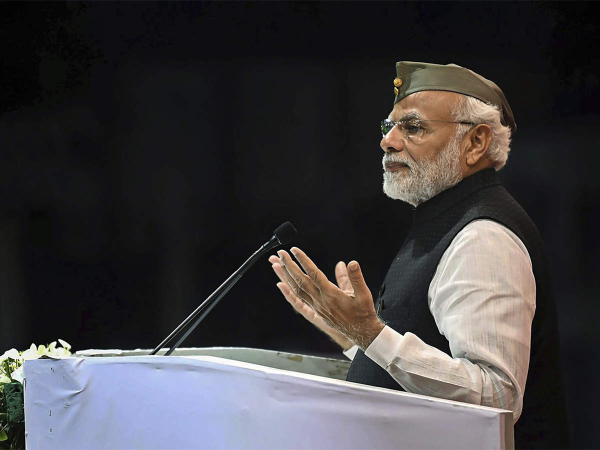
#> input picture img_library/mr.modi.jpg, 1200 x 900 px (shown at 1/2 size)
$ python manipulating_pixels.py
#> lines starting #> are read from the running program, lines starting #| are printed output that depends on the picture
import cv2
'''img=cv2.imread('img_library/mr.modi.jpg',1)
img[300:800,400:900]=(0,255,255)
cv2.imshow('image', img)
cv2.waitKey(1000)
cv2.destroyAllWindows()
part=img[100:400,200:500]
cv2.imshow('image',part)
cv2.waitKey(1000)
cv2.destroyAllWindows()'''
#colouring part of image with pixel presesnt at centre of image and convert all others parts to gray
img2=cv2.imread('img_library/mr.modi.jpg',1)
#> img2 is the input picture: shape (900, 1200, 3); mean B, G, R 64.1, 61.9, 64.1
height = img2.shape[0]
#> height = 900
width= img2.shape[1]
#> width = 1200
(b,g,r)=img2[int(width/2),int(height/2)]
#> b = 22; g = 17; r = 18
img2=cv2.cvtColor(img2,cv2.COLOR_BGR2GRAY)
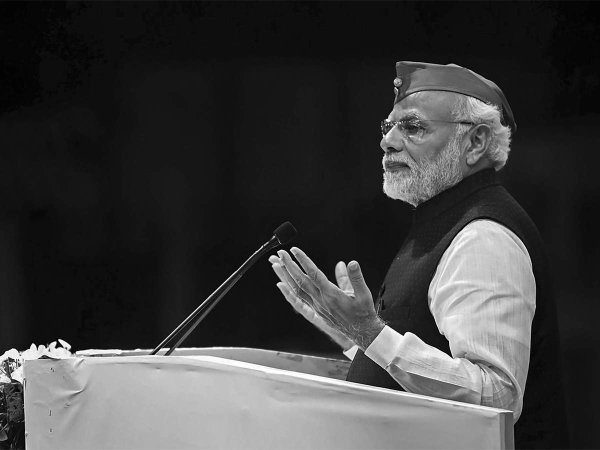
#> img2: shape (900, 1200) (shown at 1/2 size); min 0, max 255, mean 62.8
img2=cv2.cvtColor(img2,cv2.COLOR_GRAY2BGR)
#> img2: shape (900, 1200, 3)
img2[200:600,300:700]=(b,g,r)
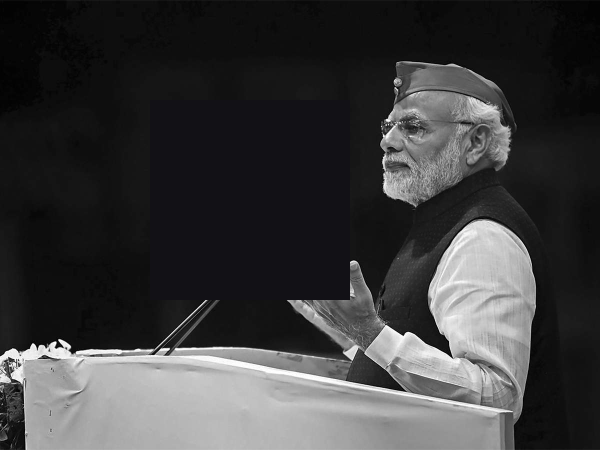
#> img2: shape (900, 1200, 3) (shown at 1/2 size); mean B, G, R 61.6, 60.8, 61
cv2.imshow('photo',img2)
cv2.waitKey(0)
cv2.destroyAllWindows()

$ run again, with img_library/Modi-Netaji.jpg copied over img_library/mr.modi.jpg
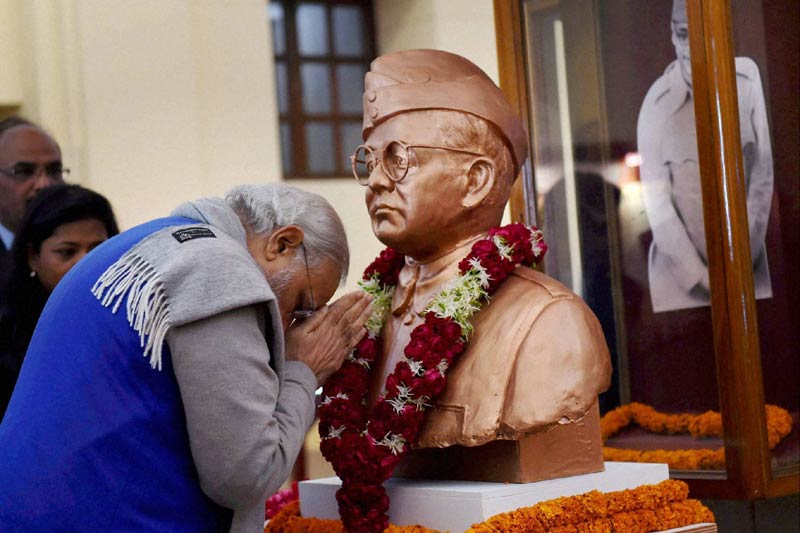
#> input picture img_library/Modi-Netaji.jpg, 800 x 533 px
#> img2 is the input picture: shape (533, 800, 3); mean B, G, R 92.7, 92.4, 117
#> b = 127; g = 120; r = 127
#> `img2=cv2.cvtColor(img2,cv2.COLOR_BGR2GRAY)`:
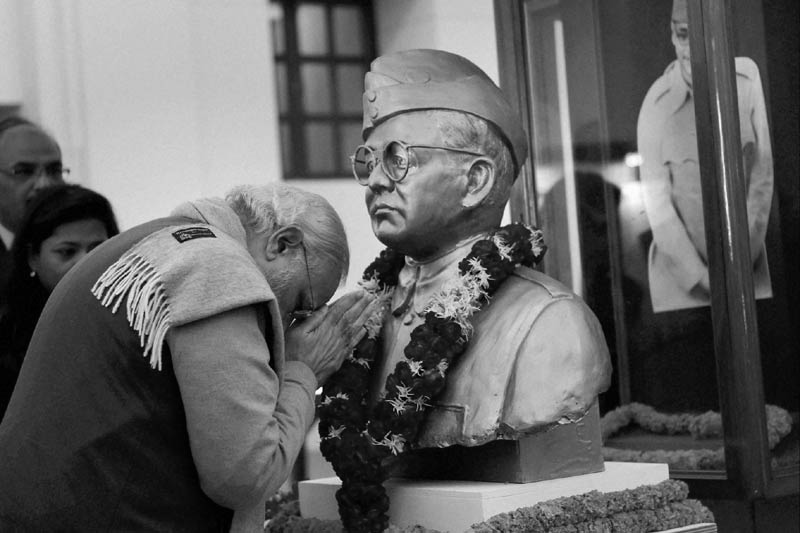
#> img2: shape (533, 800); min 0, max 255, mean 99.8
#> `img2[200:600,300:700]=(b,g,r)`:
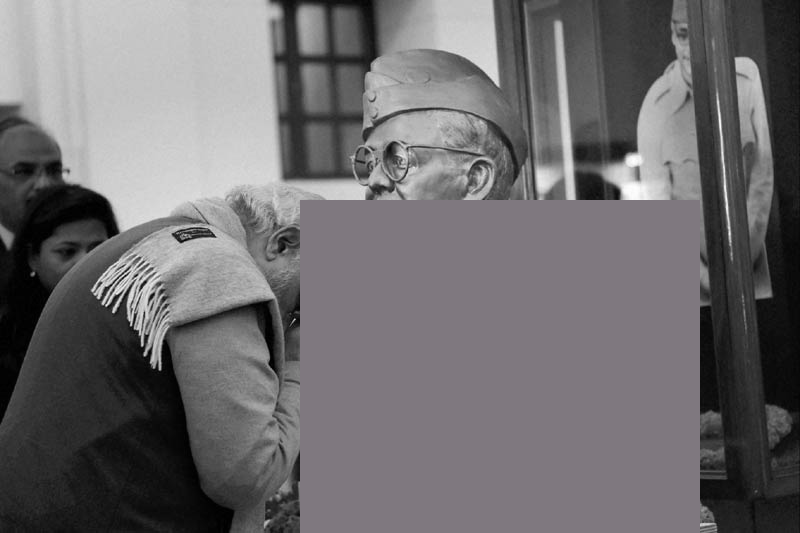
#> img2: shape (533, 800, 3); mean B, G, R 110.1, 107.9, 110.1
